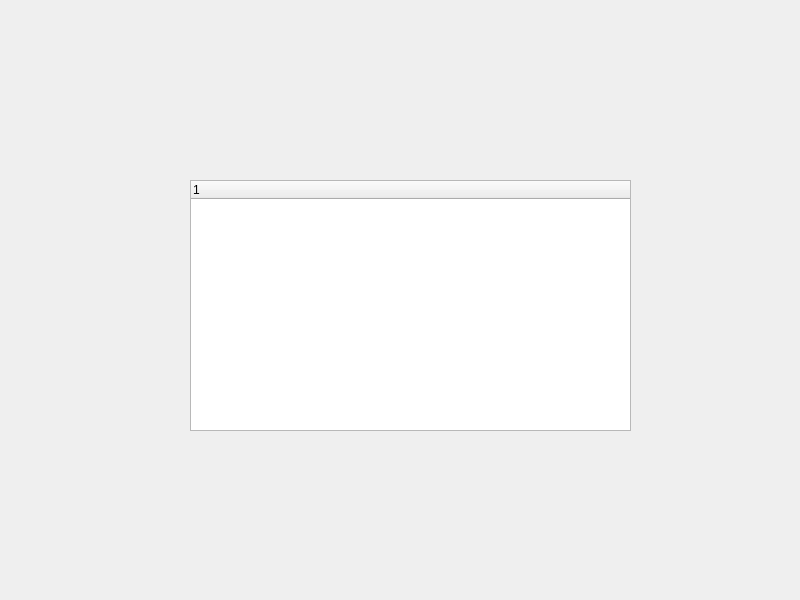
<?xml version="1.0" encoding="UTF-8"?>
<ui version="4.0">
 <class>Widget</class>
 <widget class="QWidget" name="Widget">
  <property name="geometry">
   <rect>
    <x>0</x>
    <y>0</y>
    <width>800</width>
    <height>600</height>
   </rect>
  </property>
  <property name="windowTitle">
   <string>Widget</string>
  </property>
  <widget class="QTreeWidget" name="treeWidget">
   <property name="geometry">
    <rect>
     <x>190</x>
     <y>180</y>
     <width>441</width>
     <height>251</height>
    </rect>
   </property>
   <column>
    <property name="text">
     <string notr="true">1</string>
    </property>
   </column>
  </widget>
 </widget>
 <resources/>
 <connections/>
</ui>
